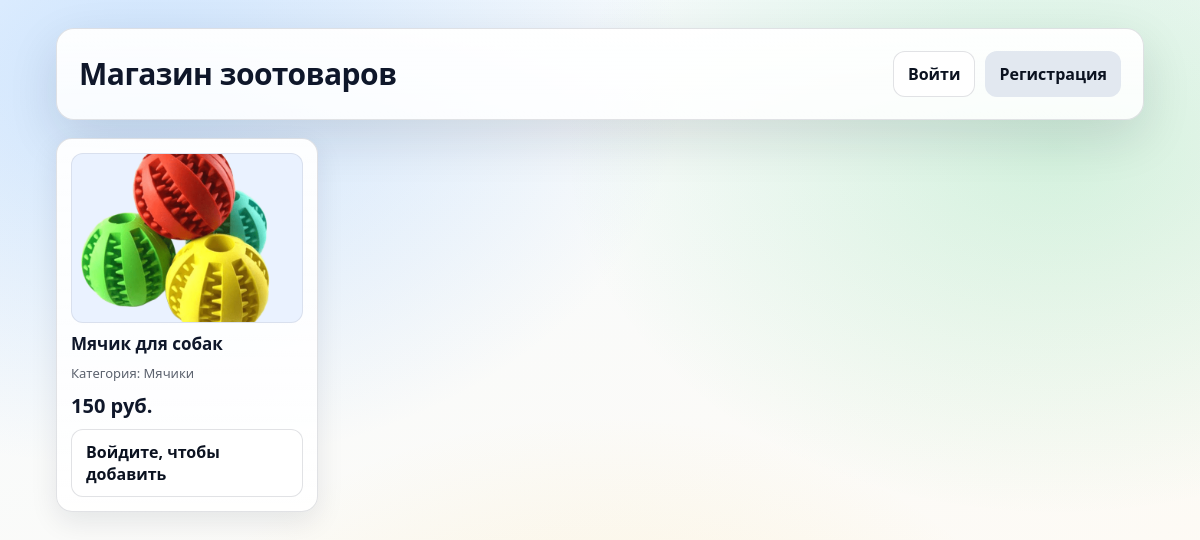
The page /pages/index.php on the database its author committed.
### tables this page shows
CREATE TABLE `products` (
  `id` int NOT NULL,
  `name` varchar(255) NOT NULL,
  `category` varchar(255) NOT NULL,
  `price` decimal(10,2) NOT NULL,
  `imagePath` varchar(255) NOT NULL
);

### pages/index.php (the view, shortened to what this page needs)
<?php
    require_once __DIR__ . '/../settings/connect_database.php';
    $isAuthorized = !empty($_SESSION['user_id']);
    $products = [];
    $productsError = null;
    if (isset($mysqli_connection) && $mysqli_connection instanceof mysqli) {
        $sql = "SELECT `id`, `name`, `category`, `price`, `imagePath` FROM `products` ORDER BY `id` DESC";
        $query = $mysqli_connection->prepare($sql);
        if ($query) {
            $query->execute();
            $result = $query->get_result();
            if ($result) {
                while ($row = $result->fetch_assoc()) {
                    $products[] = $row;
                }
            }
        } else {
            $productsError = 'Не удалось загрузить список товаров';
        }
    } else {
        $productsError = 'Нет подключения к базе данных';
    }
?>
<!DOCTYPE html>
<html lang="ru">
<head>
</head>
<body>
    <main class="container">
        <section class="header" aria-label="Шапка магазина">
            <div>
                <h1 class="title">Магазин зоотоваров</h1>
            </div>
            <div class="actions">
                <?php if ($isAuthorized): ?>
                    <?php if (isset($_SESSION['role']) && (int)$_SESSION['role'] === 1): ?>
                        <a class="btn btn-light" href="admin.php">Админ-панель</a>
                    <?php endif; ?>
                    <?php if (!isset($_SESSION['role']) || (int)$_SESSION['role'] !== 1): ?>
                        <a class="btn btn-light" href="account.php">Личный кабинет</a>
                        <a class="btn btn-light" href="cart.php">Корзина</a>
                    <?php endif; ?>
                    <a class="btn btn-light" href="logout.php">Выйти</a>
                <?php else: ?>
                    <a class="btn btn-light" href="login.php">Войти</a>
                    <a class="btn" href="register.php">Регистрация</a>
                <?php endif; ?>
            </div>
        </section>
        <?php if (!empty($productsError)): ?>
            <div class="error"><?= htmlspecialchars($productsError) ?></div>
        <?php elseif (empty($products)): ?>
            <div class="empty">Пока нет доступных товаров.</div>
        <?php else: ?>
            <section class="catalog" aria-label="Каталог товаров">
                <?php foreach ($products as $product): ?>
                    <article class="card">
                        <div class="img-wrap">
                            <?php if (!empty($product['imagePath'])): ?>
                                <img src="<?= htmlspecialchars($product['imagePath']) ?>" alt="<?= htmlspecialchars($product['name'] ?? 'Товар') ?>" />
                            <?php else: ?>
                                <span>Нет изображения</span>
                            <?php endif; ?>
                        </div>
                        <h2 class="name"><?= htmlspecialchars($product['name'] ?? 'Без названия') ?></h2>
                        <p class="meta">Категория: <?= htmlspecialchars($product['category'] ?? 'Не указана') ?></p>
                        <div class="price"><?= number_format((float)($product['price'] ?? 0), 0, '.', ' ') ?> руб.</div>
                        <?php if ($isAuthorized): ?>
                            <?php $pid = (int)($product['id'] ?? 0); ?>
                            <?php $cartQty = (int)($_SESSION['cart'][$pid] ?? 0); ?>
                            <?php if ($cartQty > 0): ?>
                                <div class="qty-controls">
                                    <form method="POST">
                                        <input type="hidden" name="action" value="dec">
                                        <input type="hidden" name="product_id" value="<?= $pid ?>">
                                        <button class="qty-btn" type="submit" aria-label="Уменьшить количество">-</button>
                                    </form>
                                    <div class="qty"><?= $cartQty ?></div>
                                    <form method="POST">
                                        <input type="hidden" name="action" value="inc">
                                        <input type="hidden" name="product_id" value="<?= $pid ?>">
                                        <button class="qty-btn" type="submit" aria-label="Увеличить количество">+</button>
                                    </form>
                                </div>
                            <?php else: ?>
                                <form method="POST">
                                    <input type="hidden" name="action" value="add">
                                    <input type="hidden" name="product_id" value="<?= $pid ?>">
                                    <button class="btn" type="submit">Добавить в корзину</button>
                                </form>
                            <?php endif; ?>
                        <?php else: ?>
                            <a class="btn btn-light" href="login.php">Войдите, чтобы добавить</a>
                        <?php endif; ?>
                    </article>
                <?php endforeach; ?>
            </section>
        <?php endif; ?>
    </main>
</body>
</html>

### pages/index.php (style rules this page uses)
:root { --bg1:#f6fbff; --bg2:#fffaf2; --card:#ffffff; --stroke:rgba(15, 23, 42, .12); --text:#0f172a; --muted:rgba(15, 23, 42, .68); --accent:#22c55e; --accent2:#60a5fa; --shadow:0 18px 50px rgba(15, 23, 42, .12); --radius:18px; }
* { box-sizing:border-box }
body { margin:0; font-family:system-ui, -apple-system, Segoe UI, Roboto, Arial, "Noto Sans", "Helvetica Neue", sans-serif; color:var(--text); background: radial-gradient(900px 650px at 12% 10%, rgba(96,165,250,.28), transparent 60%), radial-gradient(820px 620px at 88% 18%, rgba(34,197,94,.18), transparent 60%), radial-gradient(900px 700px at 50% 100%, rgba(251,191,36,.16), transparent 55%), linear-gradient(160deg, var(--bg1), var(--bg2)); min-height:100vh; }
.container { width:min(1120px, 100%); margin:0 auto; padding:28px 16px 36px; }
.header { border:1px solid var(--stroke); background:linear-gradient(180deg, rgba(255,255,255,.95), rgba(255,255,255,.86)); border-radius:var(--radius); box-shadow:var(--shadow); padding:22px; display:flex; align-items:center; justify-content:space-between; gap:14px; flex-wrap:wrap; }
.title { margin:0; font-size:30px; line-height:1.15; letter-spacing:-.5px; }
.actions { display:flex; gap:10px; flex-wrap:wrap; }
.btn { appearance:none; border:none; cursor:pointer; border-radius:12px; padding:11px 14px; font-weight:700; color:#0b1220; background:#e2e8f0; box-shadow:none; text-decoration:none; display:inline-flex; align-items:center; justify-content:center; transition:filter .15s ease, transform .06s ease; }
.btn-light { background:#ffffff; border:1px solid var(--stroke); box-shadow:none; }
.catalog { margin-top:18px; display:grid; grid-template-columns:repeat(auto-fill, minmax(250px, 1fr)); gap:14px; }
.card { border:1px solid var(--stroke); background:linear-gradient(180deg, rgba(255,255,255,.95), rgba(255,255,255,.86)); border-radius:16px; box-shadow:0 10px 28px rgba(15, 23, 42, .09); padding:14px; display:flex; flex-direction:column; gap:10px; }
.img-wrap { height:170px; border-radius:12px; overflow:hidden; background:#eaf2ff; border:1px solid rgba(15, 23, 42, .08); display:flex; align-items:center; justify-content:center; color:var(--muted); font-size:13px; font-weight:600; }
.img-wrap img { width:100%; height:100%; object-fit:cover; display:block; }
.name { margin:0; font-size:17px; line-height:1.25; }
.meta { color:var(--muted); font-size:13px; margin:0; }
.price { font-size:20px; font-weight:800; margin-top:auto; }

### rows shown on the page
products: imagePath (picture), name "Мячик для собак", category "Мячики", price "150"
